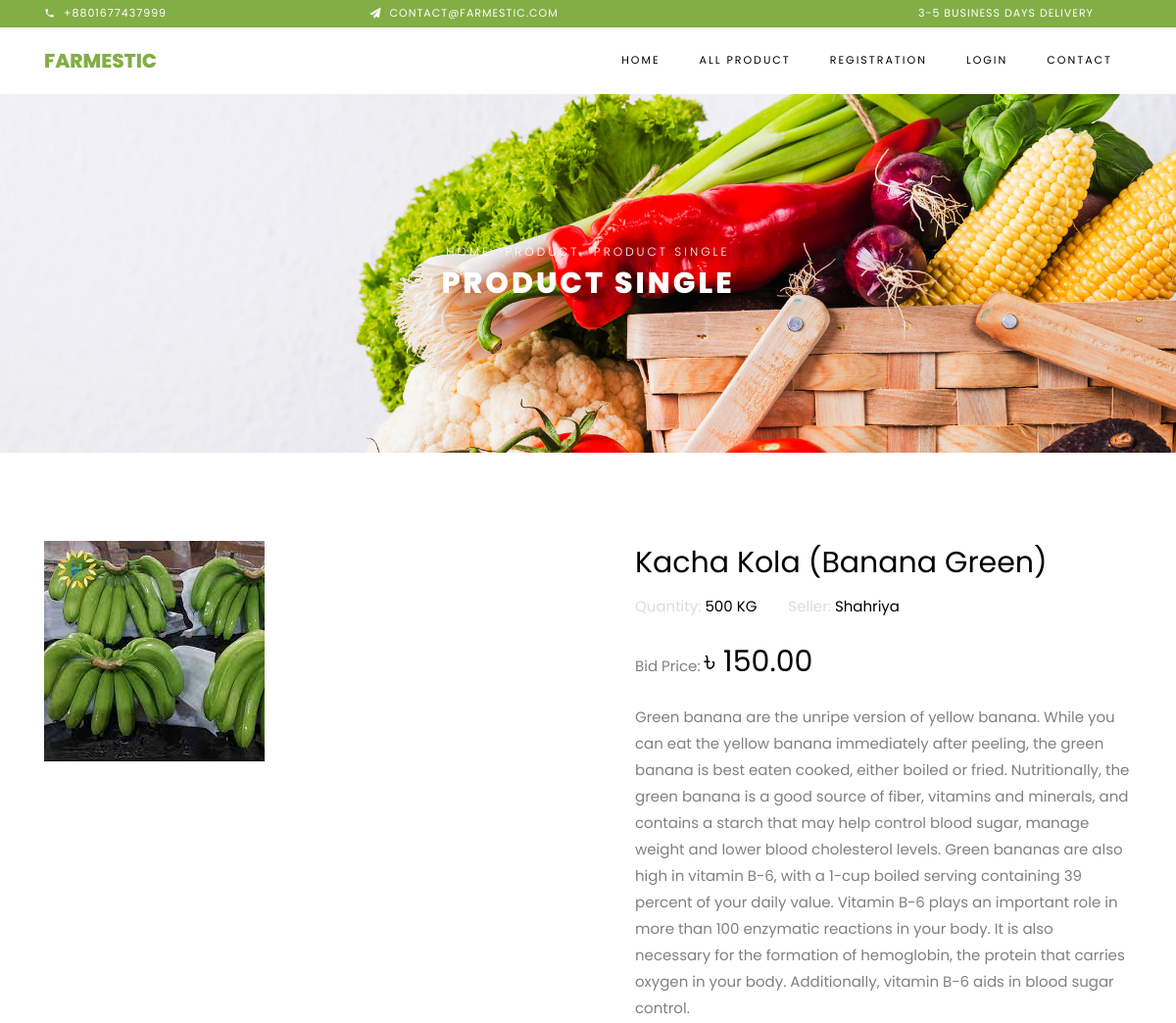
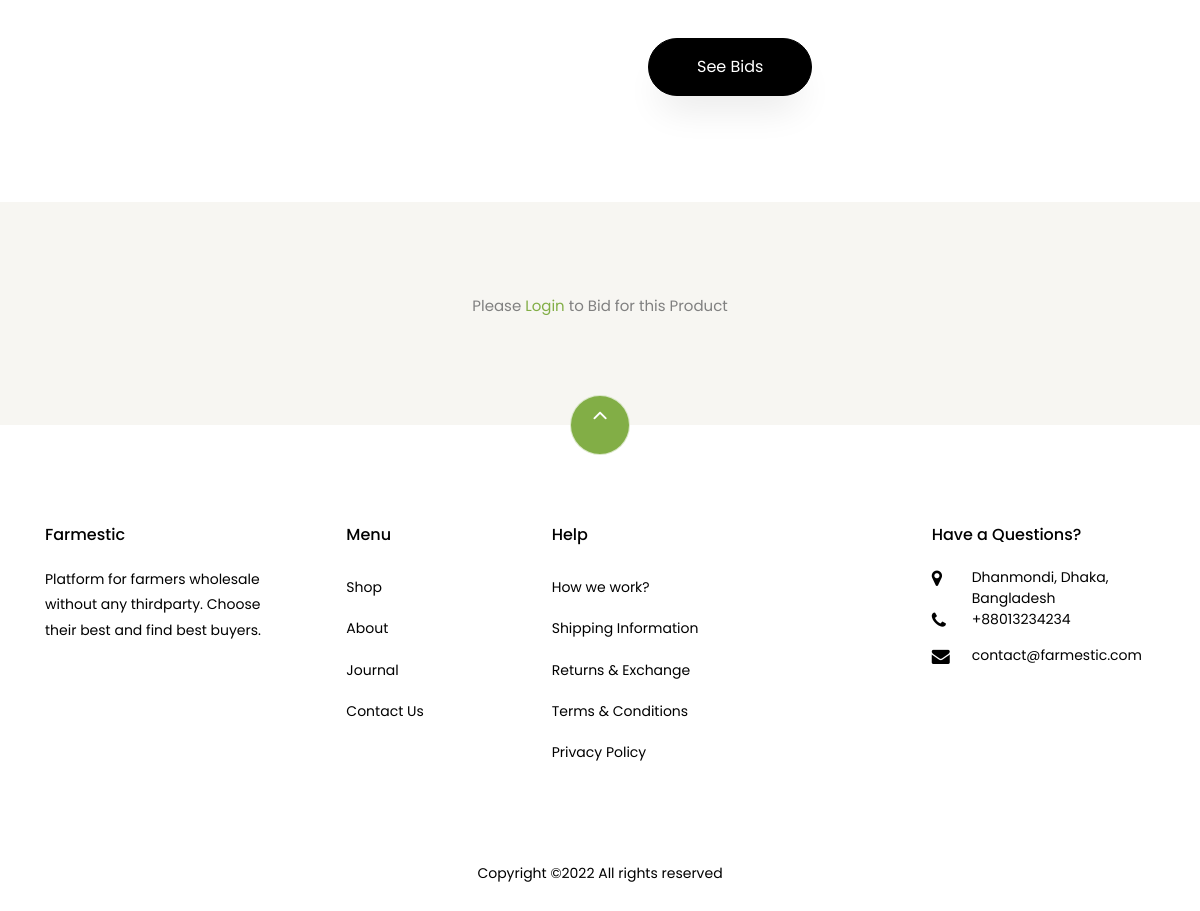
The page /product_details/10/ on the database its author committed (2 pictures, top to bottom).
### home/models.py (models this page shows, shortened)
class Product(models.Model):
    category_choice=(
        ('Fruits','Fruits'),
        ('Vagetable','Vagetable'),
        ('Oil','Oil'),
        ('Rice','Rice'),
        ('Others','Others'),
    )
    category = models.CharField(max_length=60,choices=category_choice,null=True,blank=True)
    user = models.ForeignKey(User, on_delete=models.CASCADE, null=True, blank=True)
    name = models.CharField(max_length=100)
    price = models.DecimalField(max_digits=8, decimal_places=2)
    image = models.ImageField(upload_to='products')
    description = models.TextField()
    quantity = models.CharField(max_length=100,blank=True,null=True)
    date_added = models.DateField(auto_now_add=True)
    is_approved = models.BooleanField(default=False)

### accounts/models.py (models this page shows)
class User(AbstractUser):
    username = None
    last_name = None
    email = models.EmailField(_('email address'), unique=True)
    phone = models.CharField(max_length=35)
    first_name=models.CharField(max_length=35)
    image = models.ImageField(upload_to='seller_profile_image', blank=True, null=True)
    address = models.CharField(max_length=255,blank=True, null=True)
    USERNAME_FIELD = 'email'
    REQUIRED_FIELDS = []
    objects = UserManager()

### home/views.py (the view)
# urls.py: path('product_details/<int:id>/', views.product_details, name='product_details'),
def product_details(request, id):
    product = Product.objects.get(id=id)
    context = {
        'product': product,
    }
    return render(request, 'product/product_details.html',context)

### templates/product/product_details.html (shortened to what this page needs)
{% extends 'base.html' %}
{% load static %}
{% block content %}
<div class="hero-wrap hero-bread" style="background-image: url('{% static 'images/bg_1.jpg' %}');">
    <div class="container">
      <div class="row no-gutters slider-text align-items-center justify-content-center">
        <div class="col-md-9 ftco-animate text-center">
            <p class="breadcrumbs"><span class="mr-2"><a href="/">Home</a></span> <span class="mr-2"><a href="{% url 'all_products' %}">Product</a></span> <span>Product Single</span></p>
          <h1 class="mb-0 bread">Product Single</h1>
        </div>
      </div>
    </div>
  </div>
  <section class="ftco-section">
      <div class="container">
          <div class="row">
              <div class="col-lg-6 mb-5 ftco-animate">
                  <a href="{{product.image.url}}" class="image-popup"><img src="{{product.image.url}}" class="img-fluid" alt="Colorlib Template"></a>
              </div>
              <div class="col-lg-6 product-details pl-md-5 ftco-animate">
                  <h3>{{product.name}}</h3>
                  <div class="rating d-flex">
                        <p class="text-left mr-4">
                            <a href="#" class="mr-2" style="color: rgb(221, 221, 221);">Quantity: <span style="color: rgb(0, 0, 0);">{{product.quantity}}</span></a>
                        </p>
                        <p class="text-left mr-4">
                            <a href="{% url 'seller_profile' product.user.id %}" class="mr-2" style="color: rgb(221, 221, 221);">Seller:
                                <span style="color: rgb(0, 0, 0);">{{product.user.first_name}}</span>
                            </a>
                        </p>
                      </div>
                  <p class="price">Bid Price:  <span>৳ {{product.price}}</span></p>
                  <p>{{product.description}}
                      </p>
                      <div class="row mt-4">
                          <div class="col-md-6">
                </div>
            </div>
            <p><a href="{% url 'product_bid_details' product.id %}" class="btn btn-black py-3 px-5">See Bids</a></p>
              </div>
          </div>
      </div>
  </section>
  <section class="ftco-section contact-section bg-light">
    <div class="container">
      {% if user.is_authenticated %}
      <div class="row block-9">
        <div class="col-md-6 order-md-last d-flex">
          <form action="{% url 'product_bid' %}" method="POST" class="bg-white p-5 contact-form">
              {% csrf_token %}
              <input type="text" value="{{product}}" name="product" hidden>
              <input type="text" value="{{product.user}}" name="seller" hidden>
            <div class="form-group">
              <input type="text" name="mobile" class="form-control" placeholder="Mobile Number" required>
            </div>
            <div class="form-group">
              <input type="number" name="bid_price" class="form-control" min="{{product.price}}" placeholder="Bid Price (.min {{product.price}} Tk)" required>
            </div>
            <div class="form-group">
                <input type="text" name="quantity" class="form-control" placeholder="Quantity" required>
            </div>
            <div class="form-group">
              <textarea name="message" id="" cols="30" rows="7" class="form-control" placeholder="Message"></textarea>
            </div>
            <div class="form-group">
              <center><input type="submit" value="Send Bid" class="btn btn-primary py-3 px-5"></center>
            </div>
          </form>
        </div>
        <div class="col-md-3 d-flex">
            <div id="#" class="bg-white"></div>
        </div>
      </div>
      {% else %}
      <center><p>Please <a href="{% url 'login' %}">Login</a> to Bid for this Product </p></center>
      {% endif %}
    </div>
  </section>
{% endblock content %}

### rows shown on the page
Product: image (picture), name "Kacha Kola (Banana Green)", quantity "500 KG", user.first_name "Shahriya", price "150.00", description "Green banana are the unripe version of yellow banana. While you can eat the yellow banana immediately after peeling, the green banana is best eaten cooked, either boiled or fried. Nutritionally, the green banana is a good source of fiber, vitamins and minerals, and contains a starch that may help control blood sugar, manage weight and lower blood cholesterol levels. Green bananas are also high in vitamin B-6, with a 1-cup boiled serving containing 39 percent of your daily value. Vitamin B-6 plays an important role in more than 100 enzymatic reactions in your body. It is also necessary for the formation of hemoglobin, the protein that carries oxygen in your body. Additionally, vitamin B-6…"
